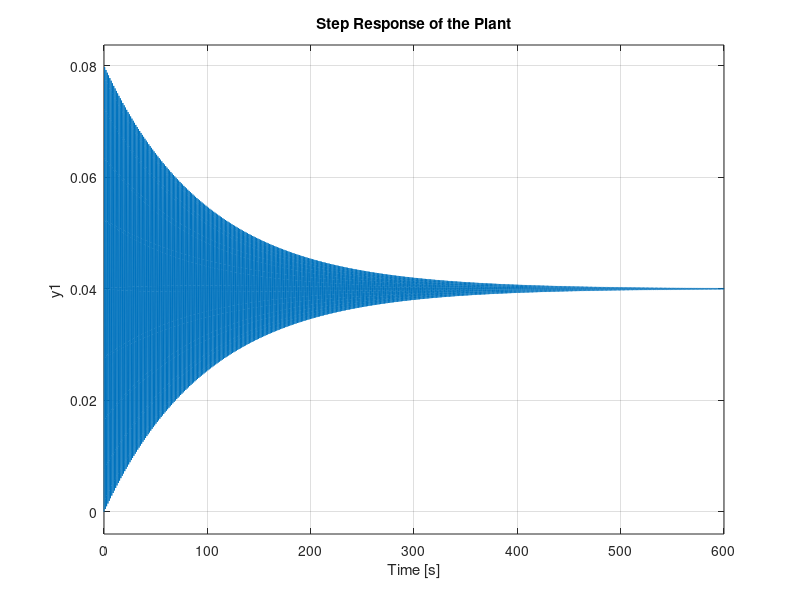
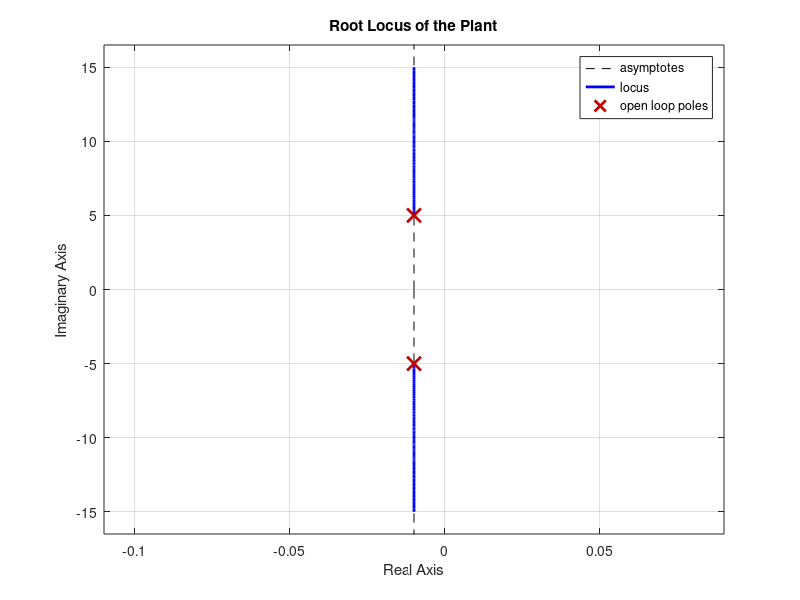
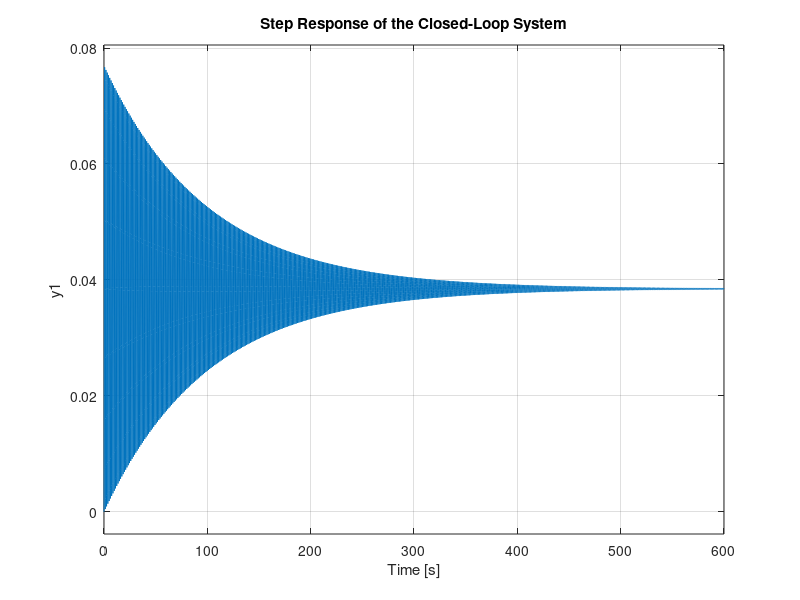
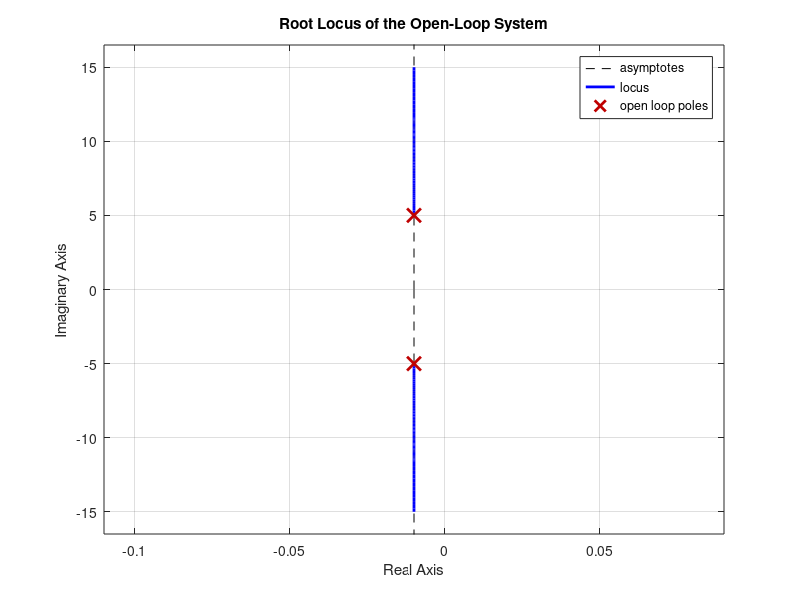

Recreate these plots in MATLAB, in order.
% Define the corrected plant transfer function
plant = tf([1], [1 0.02 25.0001]);

% Step response of the plant
figure;
step(plant);
title('Step Response of the Plant');

% Root locus of the plant
figure;
rlocus(plant);
title('Root Locus of the Plant');
grid on;

% Assuming you are trying to find a proportional controller gain K
% that achieves a certain closed-loop performance,
% start with an initial guess for K and adjust as needed:
K = 1; % This is an initial guess, you will need to adjust it based on your design requirements

% Open-loop transfer function
sys_ol = series(tf([K], [1]), plant);

% Closed-loop transfer function with unity feedback
sys_cl = feedback(sys_ol, 1);

% Step response of the closed-loop system
figure;
step(sys_cl);
title('Step Response of the Closed-Loop System');

% Root locus of the open-loop system
figure;
rlocus(sys_ol);
title('Root Locus of the Open-Loop System');
grid on;
